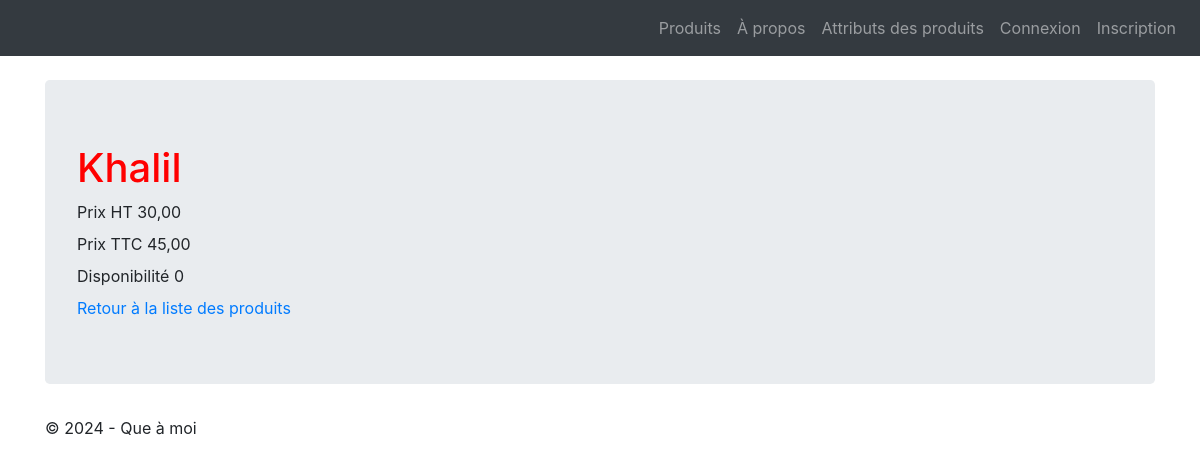
Screenshot of /lesProduits/product/list/1 with the database file from the repository.
### firsttuto/LesProduits/models.py (models this page shows, shortened)
class Product(models.Model):
    class Meta:
        verbose_name = "Produit"
    name = models.CharField(max_length=100)
    code = models.CharField(max_length=10, null=True, blank=True, unique=True)
    price_ht = models.DecimalField(max_digits=8, decimal_places=2, null=True, blank=True,
                                   verbose_name="Prix unitaire HT")
    price_ttc = models.DecimalField(max_digits=8, decimal_places=2, null=True, blank=True,
                                    verbose_name="Prix unitaire TTC")
    status = models.SmallIntegerField(choices=PRODUCT_STATUS, default=0)
    date_creation = models.DateTimeField(blank=True, verbose_name="Date création")

### firsttuto/LesProduits/views.py (the view)
# urls.py: path('product/list/<pk>', views.ProductDetailView.as_view(), name='detail_produit'),
class ProductDetailView(DetailView):
    model = Product
    template_name = "detail_produit.html"
    context_object_name = "product"
    def get_context_data(self, **kwargs):
        context = super(ProductDetailView, self).get_context_data(**kwargs)
        context['titremenu'] = "Détail produit"
        return context

### templates/detail_produit.html
{% extends "base.html" %}
{% block content %}
    <h1>{{product.name}}</h1>
    <div class="champ">
        <label for="price">Prix HT</label>
        <span id="price">{{product.price_ht}}</span>
    </div>
    <div class="champ">
        <label for="price">Prix TTC</label>
        <span id="price">{{product.price_ttc}}</span>
    </div>
    <div class="champ">
        <label for="price">Disponibilité</label>
        <span id="price">{{product.status}}</span>
    </div>
    <a href="{% url 'Tous les produits' %}">Retour à la liste des produits</a>
{% endblock %}

### firsttuto/LesProduits/static/styles.css (style rules this page uses)
h1 { color : red; }

### rows the page displays
Product: name "Khalil", price_ht "30,00", price_ttc "45,00", status "0"
